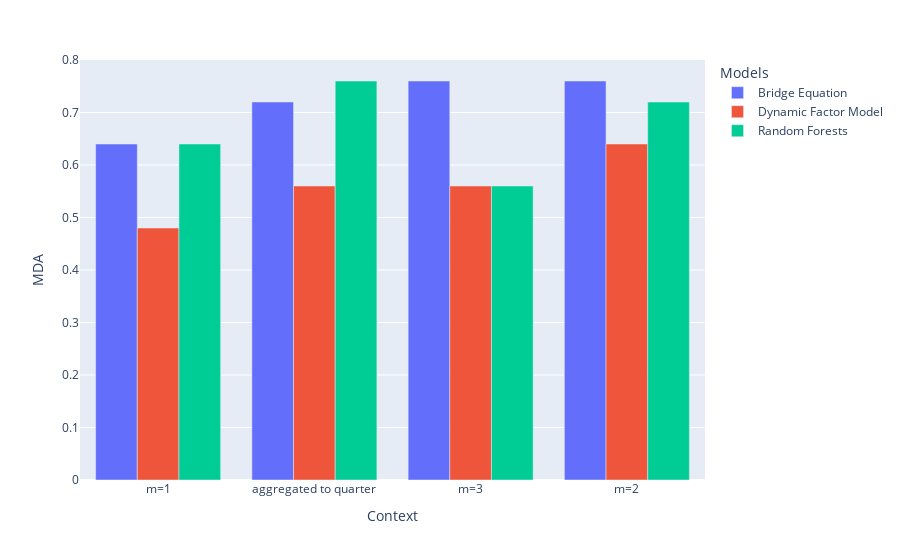

This figure's notebook cell:
### Code cell
mda_dict = {
    'Context': ['m=1', 'm=2', 'm=3', 'aggregated to quarter']*3,
    'Models': ['Bridge Equation', 'Dynamic Factor Model', 'Random Forests']*4,
    'MDA': [0.64, 0.64, 0.56, 0.72, 0.48, 0.72, 0.76, 0.56, 0.64, 0.76, 0.56, 0.76]
}

# create a pandas DataFrame from the dictionary
mse_data = pd.DataFrame(mda_dict)

# create a bar chart of the MSE values for each model in each context
fig = px.bar(mse_data, x='Context', y='MDA', color='Models', barmode='group')
fig.show()

### Figure 1 — Plotly figure (JSON) as saved in the notebook; plotly's stock layout.template omitted (floating-point values rounded to 4 significant figures)
{"data": [{"alignmentgroup": "True", "hovertemplate": "Models=Bridge Equation<br>Context=%{x}<br>MDA=%{y}<extra></extra>", "legendgroup": "Bridge Equation", "marker": {"color": "#636efa", "pattern": {"shape": ""}}, "name": "Bridge Equation", "offsetgroup": "Bridge Equation", "orientation": "v", "showlegend": true, "textposition": "auto", "type": "bar", "x": ["m=1", "aggregated to quarter", "m=3", "m=2"], "xaxis": "x", "y": [0.64, 0.72, 0.76, 0.76], "yaxis": "y"}, {"alignmentgroup": "True", "hovertemplate": "Models=Dynamic Factor Model<br>Context=%{x}<br>MDA=%{y}<extra></extra>", "legendgroup": "Dynamic Factor Model", "marker": {"color": "#EF553B", "pattern": {"shape": ""}}, "name": "Dynamic Factor Model", "offsetgroup": "Dynamic Factor Model", "orientation": "v", "showlegend": true, "textposition": "auto", "type": "bar", "x": ["m=2", "m=1", "aggregated to quarter", "m=3"], "xaxis": "x", "y": [0.64, 0.48, 0.56, 0.56], "yaxis": "y"}, {"alignmentgroup": "True", "hovertemplate": "Models=Random Forests<br>Context=%{x}<br>MDA=%{y}<extra></extra>", "legendgroup": "Random Forests", "marker": {"color": "#00cc96", "pattern": {"shape": ""}}, "name": "Random Forests", "offsetgroup": "Random Forests", "orientation": "v", "showlegend": true, "textposition": "auto", "type": "bar", "x": ["m=3", "m=2", "m=1", "aggregated to quarter"], "xaxis": "x", "y": [0.56, 0.72, 0.64, 0.76], "yaxis": "y"}], "layout": {"barmode": "group", "legend": {"title": {"text": "Models"}, "tracegroupgap": 0}, "margin": {"t": 60}, "xaxis": {"anchor": "y", "domain": [0, 1], "title": {"text": "Context"}}, "yaxis": {"anchor": "x", "domain": [0, 1], "title": {"text": "MDA"}}}}
